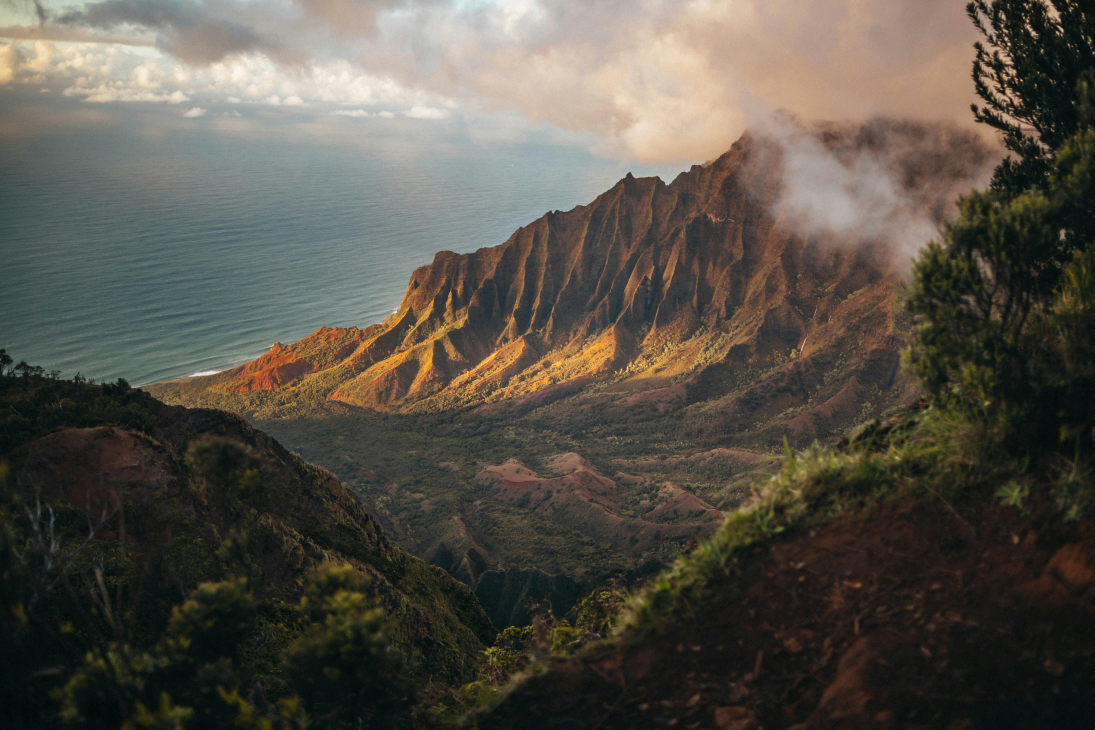
#> input picture main.jpg, 5472 x 3648 px (shown at 1/5 size)
$ jupyter execute Image.ipynb
#> lines starting #> are read from the running program, lines starting #| are printed output that depends on the picture
[cell 1]
from PIL import Image

[cell 2]
filename = 'main.jpg'
with Image.open(filename) as img:
#> img is the input picture: PIL image 5472x3648 RGB; mean R, G, B 86.8, 82.2, 72.9
  img.load()

[cell 3]
print(type(img))
#| <class 'PIL.JpegImagePlugin.JpegImageFile'>
print(isinstance(img,Image.Image))
#| True
print(img.show())
#| None
print(img.format)
#| JPEG
print(img.mode)
#| RGB
print(img.size)
#| (5472, 3648)

[cell 4]
cropped_img = img.crop((300,150,700,1000))
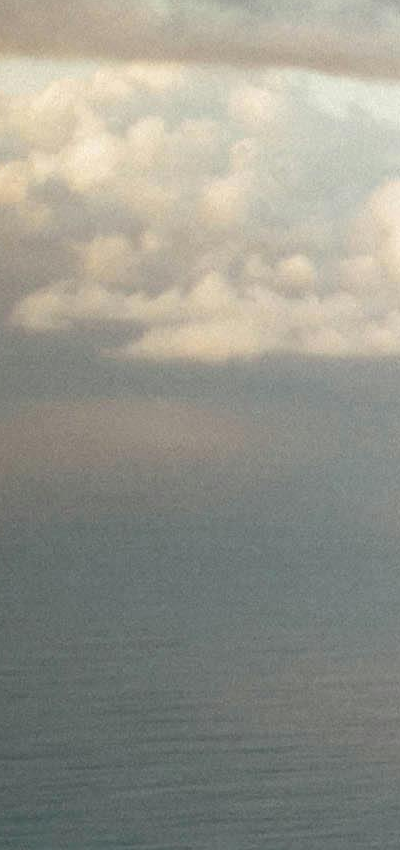
#> cropped_img: PIL image 400x850 RGB; mean R, G, B 150.2, 149.7, 139.8
print(cropped_img.size)
#| (400, 850)
cropped_img.show()

[cell 5]
low_res_img = cropped_img.resize(
    (cropped_img.width // 3, cropped_img.height // 2)
)
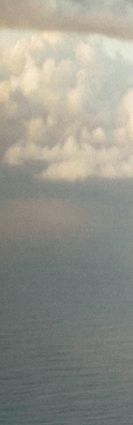
#> low_res_img: PIL image 133x425 RGB; mean R, G, B 150.2, 149.7, 139.8
print(low_res_img.save)
#| <bound method hooks.<locals>.pilsave of <PIL.Image.Image image mode=RGB size=133x425 at 0x7F70BA753F10>>
low_res_img.show()

[cell 6]
low_res_img = cropped_img.reduce(4)
#> low_res_img: PIL image 100x213 RGB
low_res_img.show()

[cell 7]
cropped_img.save('croppedimg.jpg')
low_res_img.save('low_res_img.jpg')

[cell 8]
timg = img.transpose(Image.FLIP_TOP_BOTTOM).show()
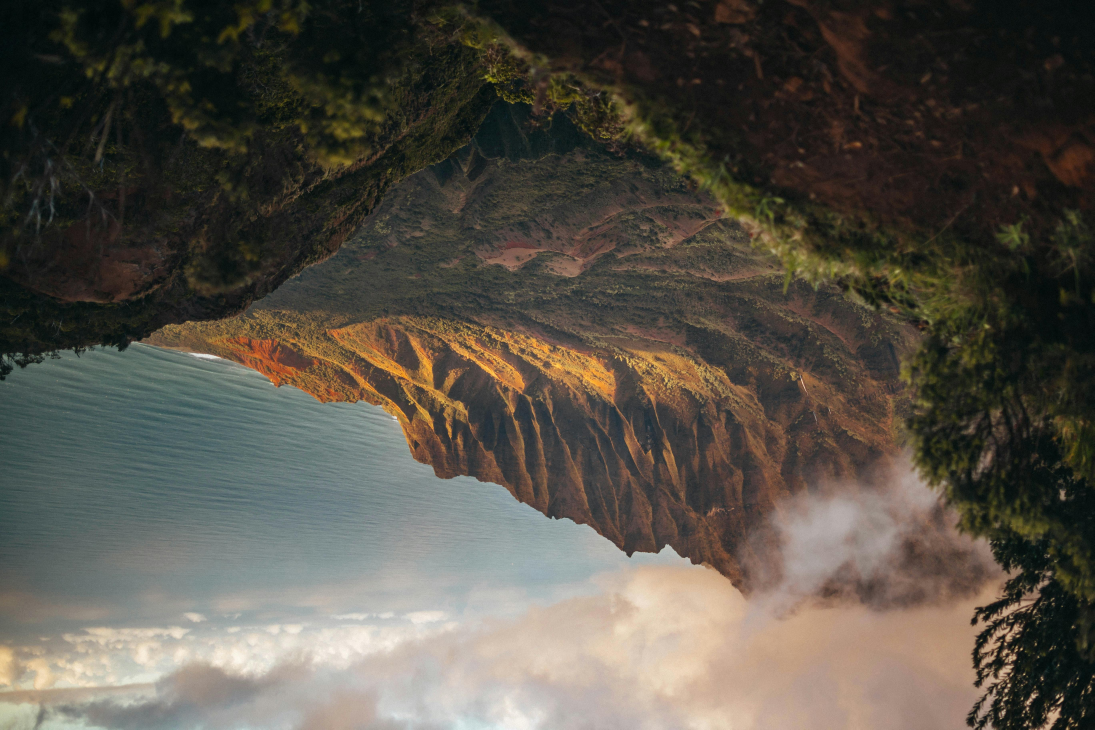
#> shown: PIL image 5472x3648 RGB (shown at 1/5 size); mean R, G, B 86.8, 82.2, 72.9

[cell 9]
img.rotate(45).show()
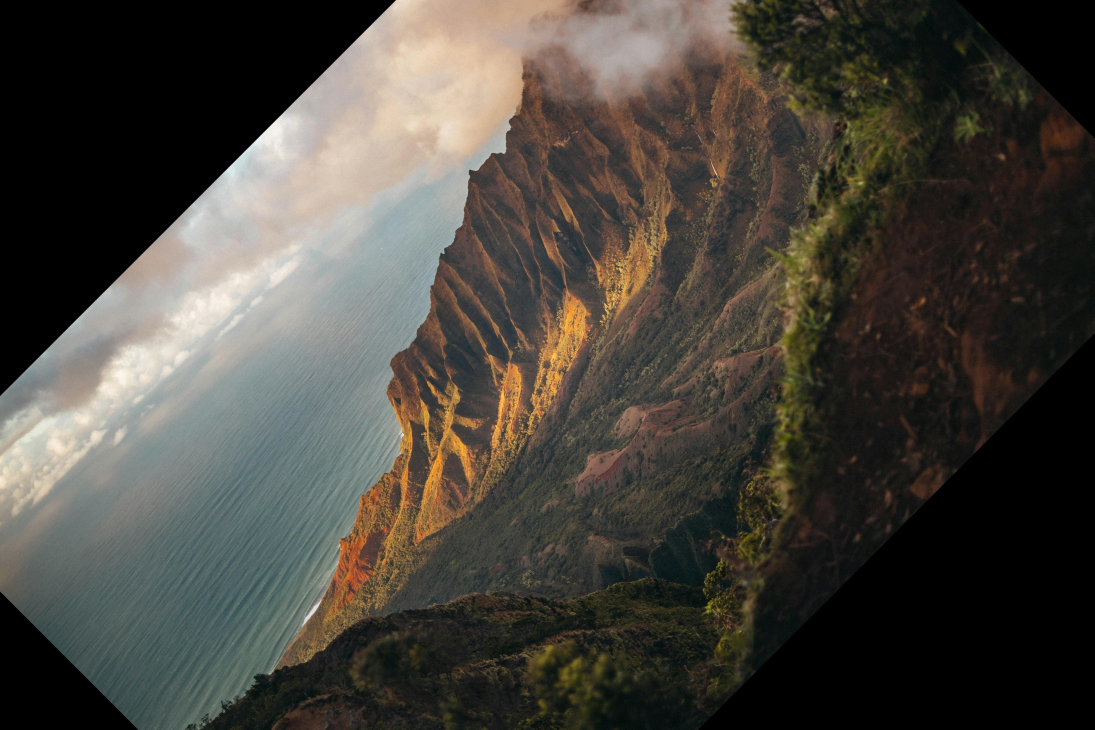
#> shown: PIL image 5472x3648 RGB (shown at 1/5 size); mean R, G, B 72.4, 68.9, 61.8
rotatedimage = img.rotate(45,expand=True).show()
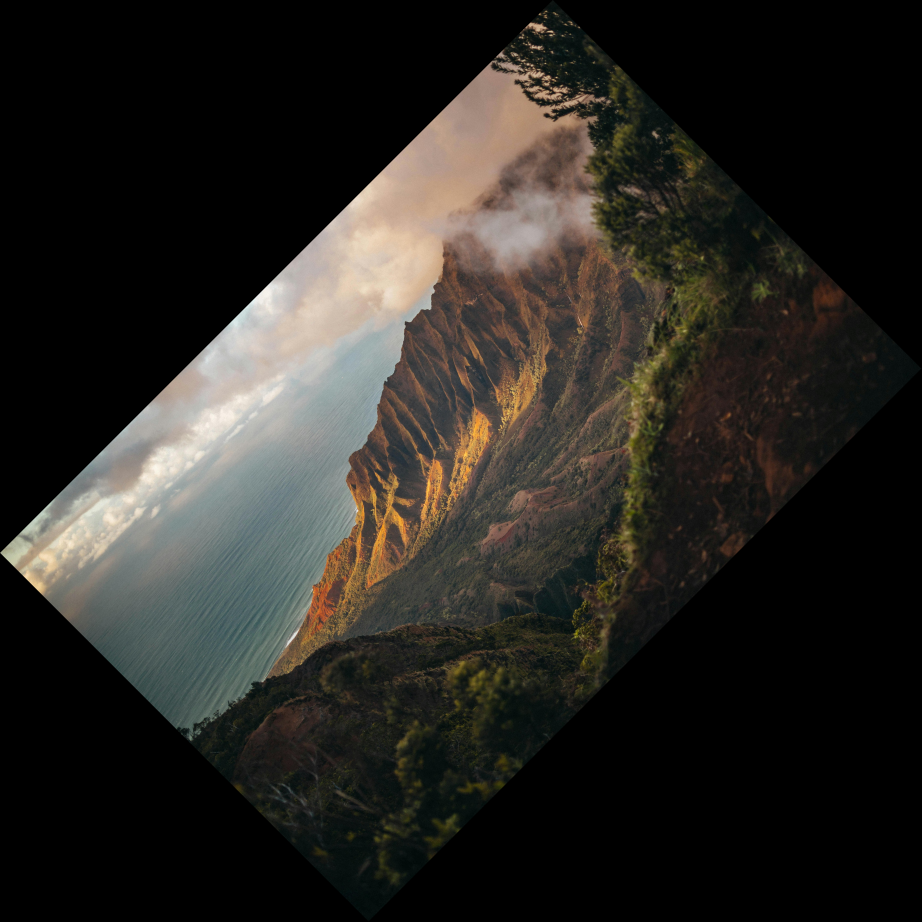
#> shown: PIL image 6450x6450 RGB (shown at 1/7 size); mean R, G, B 41.6, 39.4, 35
